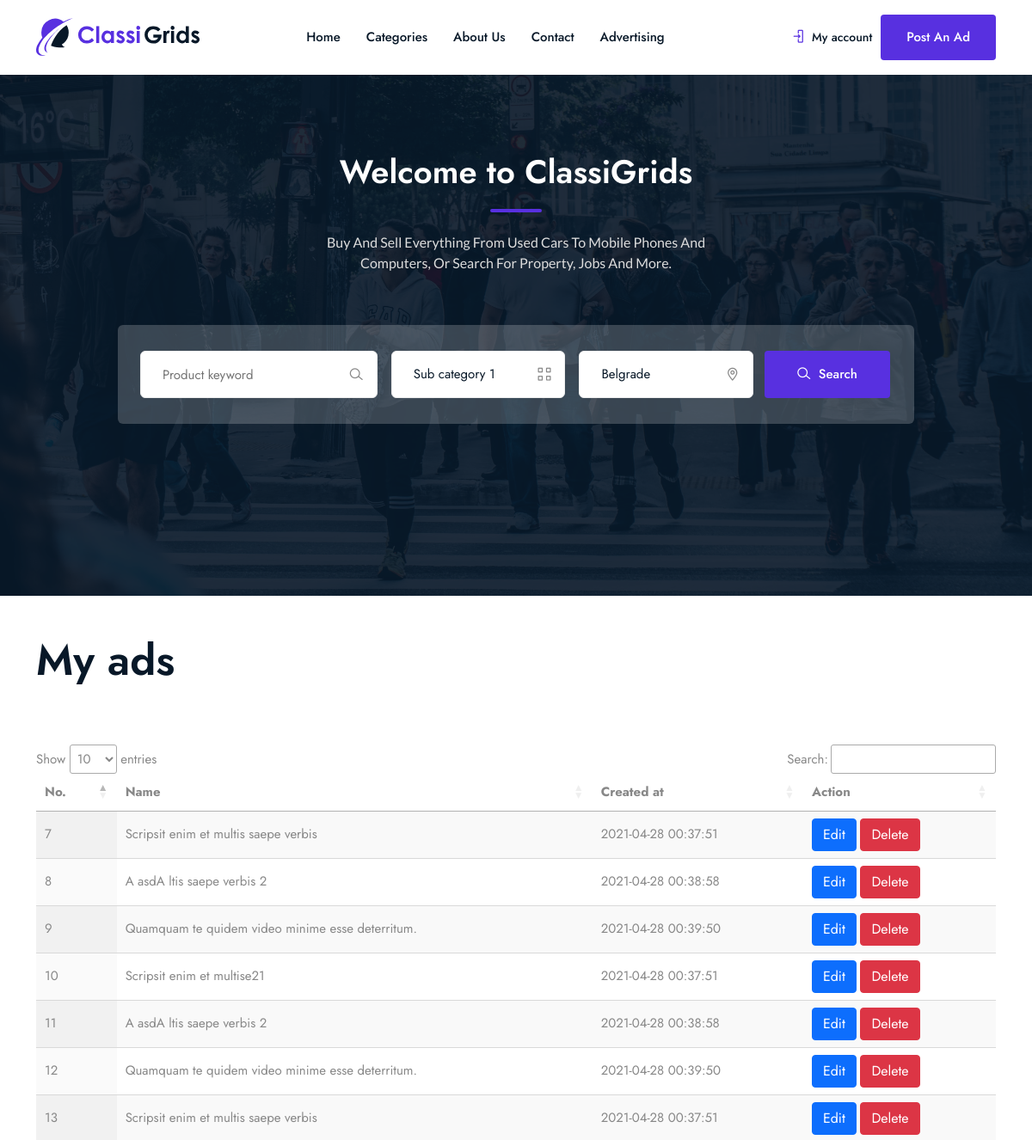
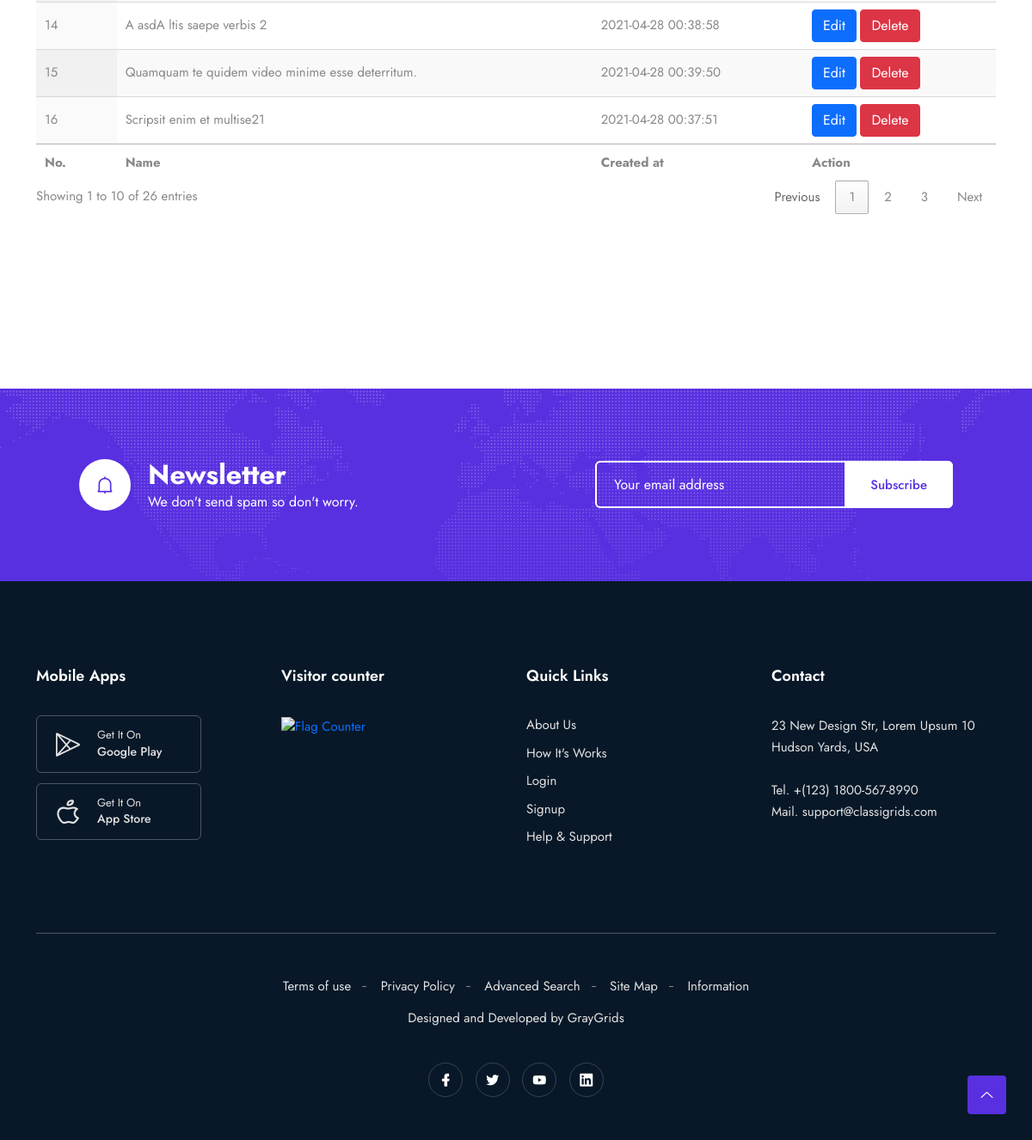
Page /my-ads.php (signed in) on the committed database (2 pictures, top to bottom).
### tables this page shows
CREATE TABLE `ads` (
  `id` int(11) NOT NULL,
  `active` int(11) NOT NULL DEFAULT 1,
  `title` varchar(211) NOT NULL,
  `location` varchar(233) NOT NULL DEFAULT 'Other',
  `price` decimal(10,2) NOT NULL,
  `price_type_id` int(11) NOT NULL,
  `currency_id` int(11) NOT NULL,
  `images` text DEFAULT NULL,
  `youtube_link` text NOT NULL,
  `description` text NOT NULL,
  `condition_id` int(11) NOT NULL,
  `sub_category_id` int(11) DEFAULT NULL,
  `amount` int(11) NOT NULL,
  `sending_id` int(11) NOT NULL,
  `payment_id` int(11) NOT NULL,
  `free_delivery` int(11) NOT NULL DEFAULT 0,
  `created_at` datetime NOT NULL,
  `updated_at` datetime NOT NULL,
  `expires_at` datetime NOT NULL,
  `user_id` int(11) NOT NULL,
  `slug` varchar(211) DEFAULT NULL
);

### include/db.inc.php (called while the page is built, shortened)
<?php
class DbConnect {
	private $host = HOST;
	private $dbname = DBNAME;
	private $username = USERNAME;
	private $password = PASSWORD;
	protected function connect() {
		try {
		$sql = 'mysql:host='. $this -> host .';dbname='. $this -> dbname ;
		$pdo = new PDO ( $sql , $this -> username , $this -> password );
		$pdo -> setAttribute( PDO::ATTR_DEFAULT_FETCH_MODE , PDO::FETCH_ASSOC );
		$pdo -> setAttribute ( PDO::ATTR_ERRMODE , PDO::ERRMODE_EXCEPTION );
		$pdo -> exec( 'set names utf8');
		return $pdo;
		} catch ( PDOException $e ){
			echo $e -> getMessage();
		}
	}
}

### classes/ad.class.php (called while the page is built, shortened)
<?php
class Ad extends DbConnect {
public function myAds(){
$user_id = (int)$_SESSION['user_id'];
$sql = 'select * from ads where user_id = ? order by created_at desc';
$query = $this -> connect() -> prepare($sql);
$query -> execute( [ $user_id ]);
$my_ads = $query -> fetchAll();
return $my_ads;
}
public function getAllLocationsFromAdTable(){
	$sql = 'select * from ads group by location asc';
	$query = $this -> connect() -> query($sql);
	return $locations = $query -> fetchAll();
}
public function viewAdInfoByAdID($ad_id ){
$sql = 'select * from ads where id = ? limit 1 ';
$query = $this -> connect()-> prepare($sql);
$query -> execute([ $ad_id ]);
$ad = $query -> fetch();
return $ad;
}
}

### my-ads.php (the view, shortened to what this page needs)
<?php require_once 'include/db.inc.php' ?>
<!DOCTYPE html>
<html class="no-js" lang="zxx">
<head>
   <?php require_once 'partials/__head.php' ?>
<link rel="stylesheet" href="https://cdn.datatables.net/1.11.5/css/jquery.dataTables.min.css">
</head>
<body>
<?php require_once 'partials/__header.php' ?>
<?php require_once 'partials/__hero_section.php' ?>
<div class="container">
    <br><br>
<h1>My ads</h1>
<br><br><br>
<table id="example" class="display" style="width:100%">
        <thead>
            <tr>
                <th>No.</th>
                <th>Name</th>
                <th>Created at</th>
                <th colspan="1">Action</th>
            </tr>
        </thead>
        <tbody>
<?php
try {
$ad = new Ad();
$my_ads = $ad -> myAds();
foreach ( $my_ads as $my_ad ){
?>
  <tr>
                <td><?php echo $my_ad['id'] ?></td>
                <td><?php echo $ad -> viewAdInfoByAdID($my_ad['id'])['title']  ?></td>
                <td><?php echo $my_ad['created_at'] ;?></td>
                <td>
<form action="">
    <button class="btn btn-primary">Edit</button>
    <button class="btn btn-danger">Delete</button>
</form>
                </td>
            </tr>
<?php
}
} catch ( PDOException $e ){
    echo $e -> getMessage();
}
 ?>
        </tbody>
        <tfoot>
                       <tr>
                <th>No.</th>
                <th>Name</th>
                <th>Created at</th>
                <th colspan="1">Action</th>
            </tr>
        </tfoot>
    </table>
<br><br><br><br><br><br><br><br><br>
</div>
<?php require_once 'partials/__newsletter.php' ?>
<?php require_once 'partials/__footer.php' ?>
    <a href="#" class="scroll-top btn-hover">
        <i class="lni lni-chevron-up"></i>
    </a>
</body>
</html>

### rows in the picture
ads: id "9", id+title "Quamquam te quidem video minime esse deterritum.", created_at "2021-04-28 00:39:50"
ads: id "12", id+title "Quamquam te quidem video minime esse deterritum.", created_at "2021-04-28 00:39:50"
ads: id "15", id+title "Quamquam te quidem video minime esse deterritum.", created_at "2021-04-28 00:39:50"
ads: id "8", id+title "A asdA ltis saepe verbis 2", created_at "2021-04-28 00:38:58"
ads: id "11", id+title "A asdA ltis saepe verbis 2", created_at "2021-04-28 00:38:58"
ads: id "14", id+title "A asdA ltis saepe verbis 2", created_at "2021-04-28 00:38:58"
ads: id "7", id+title "Scripsit enim et multis saepe verbis", created_at "2021-04-28 00:37:51"
ads: id "10", id+title "Scripsit enim et multise21", created_at "2021-04-28 00:37:51"
ads: id "13", id+title "Scripsit enim et multis saepe verbis", created_at "2021-04-28 00:37:51"
ads: id "16", id+title "Scripsit enim et multise21", created_at "2021-04-28 00:37:51"

### other values in the picture
form field sub_category_id "Sub category 1"
form field location "Belgrade"
